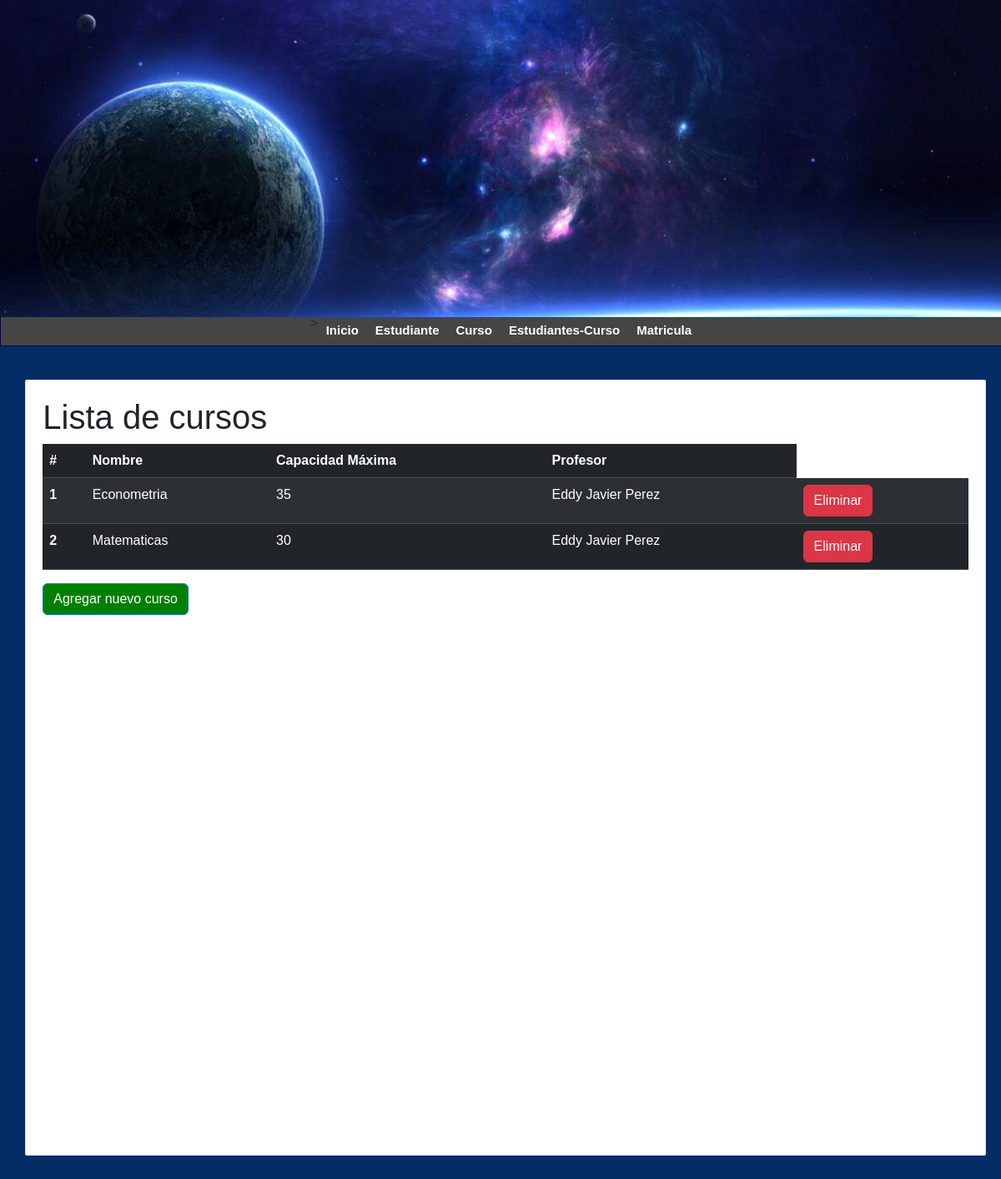
The app's page /Lista-cursos/ with its own data.
### persona/models.py (models this page shows, shortened)
class Persona(models.Model):
    nombre = models.CharField(max_length=100)
    apellidos = models.CharField(max_length=100)
    dni = models.CharField(max_length=10, unique=True)  # dni unico
    telefono = models.CharField(max_length=10)
    email = models.EmailField()
    fecha_nacimiento = models.DateField()
    rol = models.CharField(max_length=20)
    created_at = models.DateTimeField(auto_now_add=True)
    class Meta:
        db_table = 'persona'

### curso/views.py (the view)
# urls.py: path('Lista-cursos/',get_curso,name='lista-cursos'),
def get_curso(request):
    cursos = curso.objects.all()
    return render(request, 'lista_cursos.html', {
        'title': 'Lista de cursos',
        'cursos': cursos,
    })

### OneDrive/Escritorio/Distribuidos-2024/Django/momento2/2momento/Momento2/curso/templates/lista_cursos.html
{% extends "index.html" %}
{% block content %}
    <h1>{{ title }}</h1>
    <table class="table table-dark table-striped">
        <thead>
            <tr>
                <th scope="col">#</th>
                <th scope="col">Nombre</th>
                <th scope="col">Capacidad Máxima</th>
                <th scope="col">Profesor</th>
            </tr>
        </thead>
        <tbody>
            {% for curso in cursos %}
            <tr>
                <th scope="row">{{ forloop.counter }}</th>
                <td>{{ curso.nombre }}</td>
                <td>{{ curso.capacidad_max }}</td>
                <td>{{ curso.profesor.nombre }} {{ curso.profesor.apellidos }}</td>
                <td>
                    <a href="{% url 'eliminar_curso' curso.id %}" class="btn btn-danger" onclick="return confirm('¿Estás seguro que deseas eliminar este curso?');">Eliminar</a>
                </td>
            </tr>
            {% endfor %}
        </tbody>
    </table>
    <a href="{% url 'formulario_curso' %}" class="btn btn-primary">Agregar nuevo curso</a>
{% endblock %}

### OneDrive/Escritorio/Distribuidos-2024/Django/momento2/2momento/Momento2/mainApp/templates/index.html (shortened to what this page needs)
{% load static %}
<!DOCTYPE html>
<html lang="en">
<head>
    <link rel="stylesheet" href="{% static "css/styles.css" %}">
    <link href="https://cdn.jsdelivr.net/npm/bootstrap@5.3.3/dist/css/bootstrap.min.css" rel="stylesheet">
</head>
<body>
    <header>
        <div class="header-image" style="text-align: center; margin-bottom: 100px;">
            <img  src="static/imagenes/ImagenPrincipal.jpeg" alt="ImagenPrincipal" style="width: 100%; height: 380px; object-fit: cover; object-position: center;">
        </div>
    </header>
    <nav class="nav"style="margin-top: 235px; justify-content: center;">>
        <ul class="nav justify-content-center">
            <li class="nav-item">
                <a style="text-decoration: none; font-weight: bold;" href="{% url "inicio" %}">Inicio</a>
            </li>
            <li class="nav-item">
                <a style="text-decoration: none; font-weight: bold;" href="{% url "lista-estudiantes" %}">Estudiante</a>
            </li>
            <li class="nav-item">
                <a style="text-decoration: none; font-weight: bold;" href="{% url "lista-cursos" %}">Curso</a>
            </li>
            <li class="nav-item">
                <a style="text-decoration: none; font-weight: bold;" href="{% url "lista-estudiantes-cursos" %}">Estudiantes-Curso</a>
            </li>
            <li class="nav-item">
                <a style="text-decoration: none; font-weight: bold;" href="{% url "lista-matriculas" %}">Matricula</a>
            </li>
        </ul>
    </nav>
    <div id="content">
        <div class="box">
            {% block content %}{% endblock  %}
        </div>
    </div>
</body>
</html>

### mainApp/static/css/styles.css (style rules this page uses)
* { margin: 0px; padding: 0px; font-family: Arial, Helvetica, sans-serif; text-decoration: none; }
body { background-color: #f2f2f2; }
header { width: 1212px; height: 140px; background-color: rgb(0, 183, 255); margin: 0 auto; }
nav { width: 1211px; height: 40px; margin: 0 auto; background-color: rgb(69, 69, 69); border: 1px solid #090249; font-size: 15px; }
nav ul { list-style: none; text-decoration: none; }
nav ul li { line-height: 40px; float: left; }
nav ul li a { display: block; padding-left: 10px; padding-right: 10px; color: white; text-decoration: none; }
#content { width: 1212px; min-height: 930px; margin: 0 auto; margin-bottom: 30px; margin-top: 40px; }
.box { background: white; width: 95%; min-height: 930px; padding: 20px; border: 1px solid #ddd; margin: 0 auto; border-radius: 2px; }

### OneDrive/Escritorio/Distribuidos-2024/Django/momento2/2momento/Momento2/mainApp/templates/index.html (style rules this page uses)
.nav-item { font-weight: bold; }
nav ul { list-style: none; text-decoration: none; }
nav ul li { line-height: 40px; float: left; }
nav ul li a { display: block; padding-left: 10px; padding-right: 10px; color: white; text-decoration: none; }
body { background-color:#052c65; }
.btn-primary { background-color: green; }

### records on screen
Persona: profesor.nombre "Eddy Javier" "Eddy Javier", profesor.apellidos "Perez" "Perez"

### other values on screen
{{ title }} "Lista de cursos"
{{ curso.nombre }} "Econometria" "Matematicas"
{{ curso.capacidad_max }} "35" "30"
